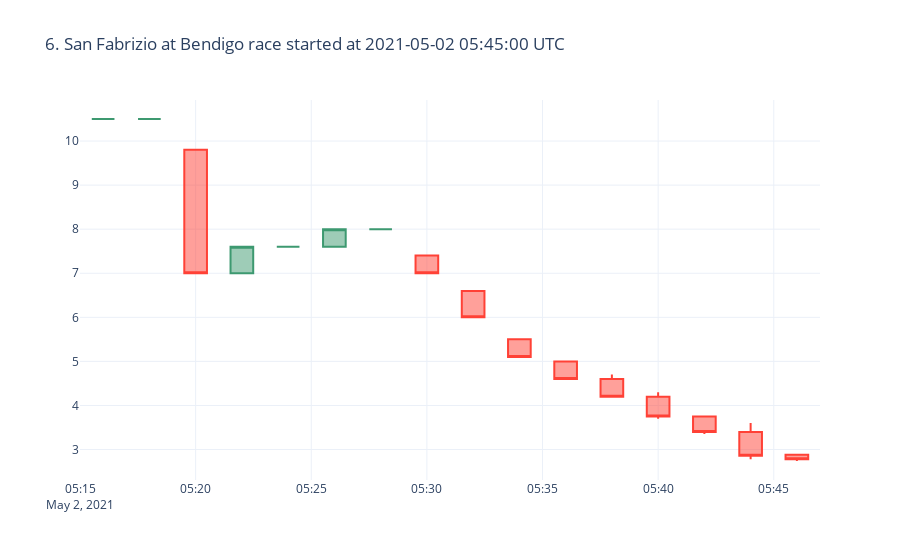

The code cell stored with this chart in its notebook:
### Markdown cell above
Let's visualise the 2 biggest moves with this chart function.

### Code cell
priceCandlestickPlotly(df.query('market_id == "1.182760338" and selection_id == "39317622"'))

### Figure 1 — Plotly figure (JSON) as saved in the notebook; plotly's stock layout.template omitted (floating-point values rounded to 4 significant figures)
{"data": [{"close": [10.5, 10.5, 7, 7.6, 7.6, 8, 8, 7, 6, 5.1, 4.6, 4.2, 3.75, 3.4, 2.86, 2.78], "high": [10.5, 10.5, 9.8, 7.6, 7.6, 8, 8, 7.4, 6.6, 5.5, 5, 4.7, 4.3, 3.75, 3.6, 2.9], "low": [10.5, 10.5, 7, 7, 7.6, 7.6, 8, 7, 6, 5.1, 4.6, 4.2, 3.7, 3.35, 2.78, 2.74], "open": [10.5, 10.5, 9.8, 7, 7.6, 7.6, 8, 7.4, 6.6, 5.5, 5, 4.6, 4.2, 3.75, 3.4, 2.88], "type": "candlestick", "x": ["2021-05-02T05:16:00", "2021-05-02T05:18:00", "2021-05-02T05:20:00", "2021-05-02T05:22:00", "2021-05-02T05:24:00", "2021-05-02T05:26:00", "2021-05-02T05:28:00", "2021-05-02T05:30:00", "2021-05-02T05:32:00", "2021-05-02T05:34:00", "2021-05-02T05:36:00", "2021-05-02T05:38:00", "2021-05-02T05:40:00", "2021-05-02T05:42:00", "2021-05-02T05:44:00", "2021-05-02T05:46:00"]}], "layout": {"title": {"text": "6. San Fabrizio at Bendigo race started at 2021-05-02 05:45:00 UTC"}, "xaxis": {"rangeslider": {"visible": false}}}}
